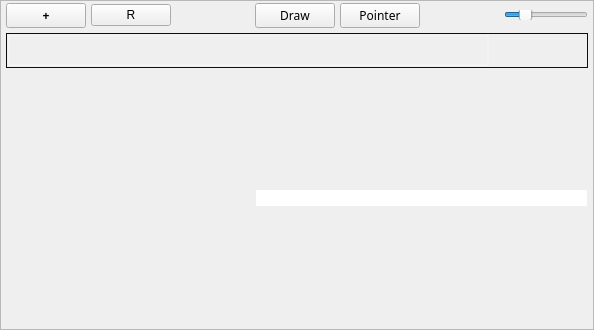
<?xml version="1.0" encoding="UTF-8"?>
<ui version="4.0">
 <class>ArrangeWidget</class>
 <widget class="QWidget" name="ArrangeWidget">
  <property name="geometry">
   <rect>
    <x>0</x>
    <y>0</y>
    <width>594</width>
    <height>330</height>
   </rect>
  </property>
  <property name="windowTitle">
   <string>Form</string>
  </property>
  <property name="styleSheet">
   <string notr="true"/>
  </property>
  <layout class="QHBoxLayout" name="horizontalLayout">
   <property name="spacing">
    <number>0</number>
   </property>
   <property name="leftMargin">
    <number>0</number>
   </property>
   <property name="topMargin">
    <number>0</number>
   </property>
   <property name="rightMargin">
    <number>0</number>
   </property>
   <property name="bottomMargin">
    <number>0</number>
   </property>
   <item>
    <widget class="QFrame" name="container">
     <property name="frameShape">
      <enum>QFrame::StyledPanel</enum>
     </property>
     <property name="frameShadow">
      <enum>QFrame::Raised</enum>
     </property>
     <layout class="QVBoxLayout" name="verticalLayout">
      <property name="spacing">
       <number>5</number>
      </property>
      <property name="leftMargin">
       <number>5</number>
      </property>
      <property name="topMargin">
       <number>2</number>
      </property>
      <property name="rightMargin">
       <number>5</number>
      </property>
      <property name="bottomMargin">
       <number>5</number>
      </property>
      <item>
       <layout class="QHBoxLayout" name="horizontalLayout_3">
        <property name="spacing">
         <number>5</number>
        </property>
        <property name="leftMargin">
         <number>0</number>
        </property>
        <property name="topMargin">
         <number>0</number>
        </property>
        <property name="rightMargin">
         <number>0</number>
        </property>
        <item>
         <widget class="QPushButton" name="pushButton_5">
          <property name="font">
           <font>
            <family>SF Display</family>
            <weight>75</weight>
            <bold>true</bold>
           </font>
          </property>
          <property name="contextMenuPolicy">
           <enum>Qt::CustomContextMenu</enum>
          </property>
          <property name="text">
           <string>+</string>
          </property>
         </widget>
        </item>
        <item>
         <widget class="QPushButton" name="pushButton">
          <property name="text">
           <string>R</string>
          </property>
         </widget>
        </item>
        <item>
         <spacer name="horizontalSpacer">
          <property name="orientation">
           <enum>Qt::Horizontal</enum>
          </property>
          <property name="sizeHint" stdset="0">
           <size>
            <width>40</width>
            <height>20</height>
           </size>
          </property>
         </spacer>
        </item>
        <item>
         <widget class="QPushButton" name="pushButton_4">
          <property name="font">
           <font>
            <family>SF Display</family>
            <weight>50</weight>
            <bold>false</bold>
           </font>
          </property>
          <property name="text">
           <string>Draw</string>
          </property>
         </widget>
        </item>
        <item>
         <widget class="QPushButton" name="pushButton_3">
          <property name="font">
           <font>
            <family>SF Display</family>
            <weight>50</weight>
            <bold>false</bold>
           </font>
          </property>
          <property name="contextMenuPolicy">
           <enum>Qt::CustomContextMenu</enum>
          </property>
          <property name="text">
           <string>Pointer</string>
          </property>
         </widget>
        </item>
        <item>
         <spacer name="horizontalSpacer_2">
          <property name="orientation">
           <enum>Qt::Horizontal</enum>
          </property>
          <property name="sizeHint" stdset="0">
           <size>
            <width>40</width>
            <height>20</height>
           </size>
          </property>
         </spacer>
        </item>
        <item>
         <widget class="QSlider" name="zoomSlider">
          <property name="sizePolicy">
           <sizepolicy hsizetype="Expanding" vsizetype="Minimum">
            <horstretch>0</horstretch>
            <verstretch>0</verstretch>
           </sizepolicy>
          </property>
          <property name="maximumSize">
           <size>
            <width>120</width>
            <height>10</height>
           </size>
          </property>
          <property name="styleSheet">
           <string notr="true"/>
          </property>
          <property name="minimum">
           <number>50</number>
          </property>
          <property name="maximum">
           <number>300</number>
          </property>
          <property name="value">
           <number>100</number>
          </property>
          <property name="tracking">
           <bool>false</bool>
          </property>
          <property name="orientation">
           <enum>Qt::Horizontal</enum>
          </property>
         </widget>
        </item>
       </layout>
      </item>
      <item>
       <widget class="QScrollBar" name="overview">
        <property name="enabled">
         <bool>true</bool>
        </property>
        <property name="minimumSize">
         <size>
          <width>0</width>
          <height>35</height>
         </size>
        </property>
        <property name="styleSheet">
         <string notr="true">QScrollBar:horizontal {
border: 1px Solid #0f0f0f;	
	background-image: url(&quot;image.png&quot;);
	padding: 1px;
}
QScrollBar::handle:horizontal {
border: 2px Solid rgba(255,255,255,0.25);	
border-radius: 0px;

}
QScrollBar::add-line:horizontal {
border: none;
}
QScrollBar::sub-line:horizontal {
border: none;
}</string>
        </property>
        <property name="maximum">
         <number>100</number>
        </property>
        <property name="singleStep">
         <number>1</number>
        </property>
        <property name="pageStep">
         <number>500</number>
        </property>
        <property name="value">
         <number>0</number>
        </property>
        <property name="tracking">
         <bool>true</bool>
        </property>
        <property name="orientation">
         <enum>Qt::Horizontal</enum>
        </property>
       </widget>
      </item>
      <item>
       <widget class="QFrame" name="arrangeContents">
        <property name="sizePolicy">
         <sizepolicy hsizetype="Preferred" vsizetype="Expanding">
          <horstretch>0</horstretch>
          <verstretch>0</verstretch>
         </sizepolicy>
        </property>
        <property name="frameShape">
         <enum>QFrame::NoFrame</enum>
        </property>
        <property name="frameShadow">
         <enum>QFrame::Plain</enum>
        </property>
        <property name="lineWidth">
         <number>0</number>
        </property>
        <layout class="QHBoxLayout" name="horizontalLayout_4">
         <property name="spacing">
          <number>0</number>
         </property>
         <property name="leftMargin">
          <number>0</number>
         </property>
         <property name="topMargin">
          <number>0</number>
         </property>
         <property name="rightMargin">
          <number>0</number>
         </property>
         <property name="bottomMargin">
          <number>0</number>
         </property>
         <item>
          <widget class="QWidget" name="leftPanel" native="true">
           <property name="sizePolicy">
            <sizepolicy hsizetype="Minimum" vsizetype="Preferred">
             <horstretch>0</horstretch>
             <verstretch>0</verstretch>
            </sizepolicy>
           </property>
           <property name="minimumSize">
            <size>
             <width>200</width>
             <height>0</height>
            </size>
           </property>
           <property name="maximumSize">
            <size>
             <width>250</width>
             <height>16777215</height>
            </size>
           </property>
           <property name="styleSheet">
            <string notr="true"/>
           </property>
           <layout class="QVBoxLayout" name="verticalLayout_5">
            <property name="spacing">
             <number>0</number>
            </property>
            <property name="leftMargin">
             <number>0</number>
            </property>
            <property name="topMargin">
             <number>0</number>
            </property>
            <property name="rightMargin">
             <number>0</number>
            </property>
            <property name="bottomMargin">
             <number>0</number>
            </property>
            <item>
             <widget class="QWidget" name="arrangeCorner" native="true">
              <property name="minimumSize">
               <size>
                <width>0</width>
                <height>15</height>
               </size>
              </property>
              <property name="maximumSize">
               <size>
                <width>16777215</width>
                <height>15</height>
               </size>
              </property>
              <property name="styleSheet">
               <string notr="true"/>
              </property>
             </widget>
            </item>
            <item>
             <widget class="QScrollArea" name="trackControls">
              <property name="sizePolicy">
               <sizepolicy hsizetype="Expanding" vsizetype="Expanding">
                <horstretch>0</horstretch>
                <verstretch>0</verstretch>
               </sizepolicy>
              </property>
              <property name="minimumSize">
               <size>
                <width>99</width>
                <height>15</height>
               </size>
              </property>
              <property name="maximumSize">
               <size>
                <width>16777215</width>
                <height>16777215</height>
               </size>
              </property>
              <property name="styleSheet">
               <string notr="true"/>
              </property>
              <property name="frameShape">
               <enum>QFrame::NoFrame</enum>
              </property>
              <property name="frameShadow">
               <enum>QFrame::Plain</enum>
              </property>
              <property name="lineWidth">
               <number>0</number>
              </property>
              <property name="verticalScrollBarPolicy">
               <enum>Qt::ScrollBarAlwaysOff</enum>
              </property>
              <property name="horizontalScrollBarPolicy">
               <enum>Qt::ScrollBarAlwaysOff</enum>
              </property>
              <property name="widgetResizable">
               <bool>true</bool>
              </property>
              <property name="alignment">
               <set>Qt::AlignLeading|Qt::AlignLeft|Qt::AlignTop</set>
              </property>
              <widget class="QWidget" name="trackControlsContents">
               <property name="geometry">
                <rect>
                 <x>0</x>
                 <y>0</y>
                 <width>250</width>
                 <height>235</height>
                </rect>
               </property>
               <property name="sizePolicy">
                <sizepolicy hsizetype="Expanding" vsizetype="Preferred">
                 <horstretch>9</horstretch>
                 <verstretch>0</verstretch>
                </sizepolicy>
               </property>
               <property name="styleSheet">
                <string notr="true"/>
               </property>
               <layout class="QVBoxLayout" name="verticalLayout_2">
                <property name="spacing">
                 <number>0</number>
                </property>
                <property name="leftMargin">
                 <number>0</number>
                </property>
                <property name="topMargin">
                 <number>0</number>
                </property>
                <property name="rightMargin">
                 <number>0</number>
                </property>
                <property name="bottomMargin">
                 <number>0</number>
                </property>
                <item>
                 <widget class="QWidget" name="widget_2" native="true">
                  <property name="sizePolicy">
                   <sizepolicy hsizetype="Expanding" vsizetype="Expanding">
                    <horstretch>0</horstretch>
                    <verstretch>0</verstretch>
                   </sizepolicy>
                  </property>
                  <property name="styleSheet">
                   <string notr="true"/>
                  </property>
                  <layout class="QVBoxLayout" name="verticalLayout_6"/>
                 </widget>
                </item>
               </layout>
              </widget>
             </widget>
            </item>
           </layout>
          </widget>
         </item>
         <item>
          <widget class="QWidget" name="timeline" native="true">
           <property name="sizePolicy">
            <sizepolicy hsizetype="Preferred" vsizetype="Preferred">
             <horstretch>0</horstretch>
             <verstretch>0</verstretch>
            </sizepolicy>
           </property>
           <property name="styleSheet">
            <string notr="true"/>
           </property>
           <layout class="QVBoxLayout" name="right">
            <property name="spacing">
             <number>0</number>
            </property>
            <property name="leftMargin">
             <number>0</number>
            </property>
            <property name="topMargin">
             <number>0</number>
            </property>
            <property name="rightMargin">
             <number>1</number>
            </property>
            <property name="bottomMargin">
             <number>1</number>
            </property>
            <item>
             <widget class="QGraphicsView" name="ruler">
              <property name="maximumSize">
               <size>
                <width>16777215</width>
                <height>16</height>
               </size>
              </property>
              <property name="styleSheet">
               <string notr="true">QGraphicsView {
	
}
</string>
              </property>
              <property name="frameShape">
               <enum>QFrame::NoFrame</enum>
              </property>
              <property name="frameShadow">
               <enum>QFrame::Plain</enum>
              </property>
              <property name="lineWidth">
               <number>0</number>
              </property>
              <property name="verticalScrollBarPolicy">
               <enum>Qt::ScrollBarAlwaysOff</enum>
              </property>
              <property name="horizontalScrollBarPolicy">
               <enum>Qt::ScrollBarAlwaysOff</enum>
              </property>
              <property name="alignment">
               <set>Qt::AlignLeading|Qt::AlignLeft|Qt::AlignTop</set>
              </property>
             </widget>
            </item>
           </layout>
          </widget>
         </item>
        </layout>
       </widget>
      </item>
     </layout>
    </widget>
   </item>
  </layout>
 </widget>
 <resources/>
 <connections/>
</ui>
